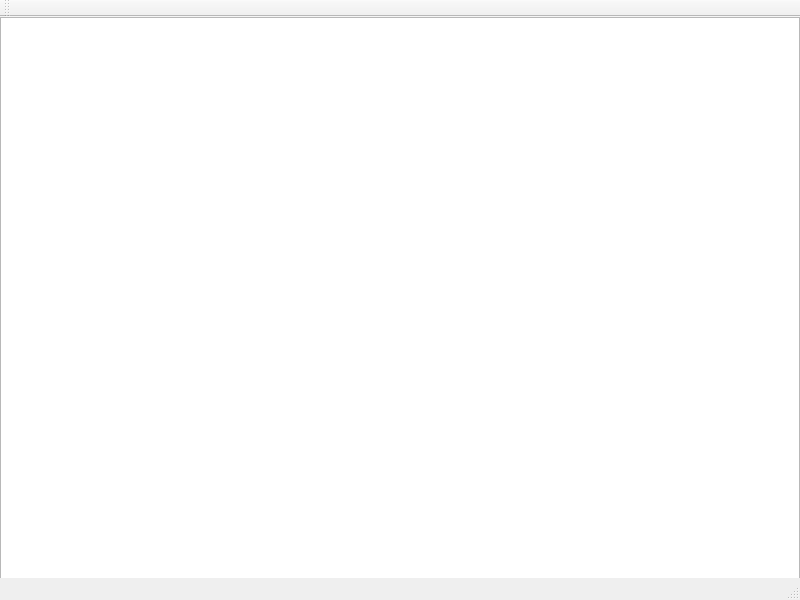
<?xml version="1.0" encoding="UTF-8"?>
<ui version="4.0">
 <class>MainWindow</class>
 <widget class="QMainWindow" name="MainWindow">
  <property name="geometry">
   <rect>
    <x>0</x>
    <y>0</y>
    <width>800</width>
    <height>600</height>
   </rect>
  </property>
  <property name="windowTitle">
   <string>MainWindow</string>
  </property>
  <widget class="QWidget" name="centralWidget">
   <widget class="QGraphicsView" name="graphicsView">
    <property name="geometry">
     <rect>
      <x>0</x>
      <y>0</y>
      <width>800</width>
      <height>600</height>
     </rect>
    </property>
   </widget>
  </widget>
  <widget class="QMenuBar" name="menuBar">
   <property name="geometry">
    <rect>
     <x>0</x>
     <y>0</y>
     <width>800</width>
     <height>22</height>
    </rect>
   </property>
  </widget>
  <widget class="QToolBar" name="mainToolBar">
   <attribute name="toolBarArea">
    <enum>TopToolBarArea</enum>
   </attribute>
   <attribute name="toolBarBreak">
    <bool>false</bool>
   </attribute>
  </widget>
  <widget class="QStatusBar" name="statusBar"/>
 </widget>
 <layoutdefault spacing="6" margin="11"/>
 <resources/>
 <connections/>
</ui>
